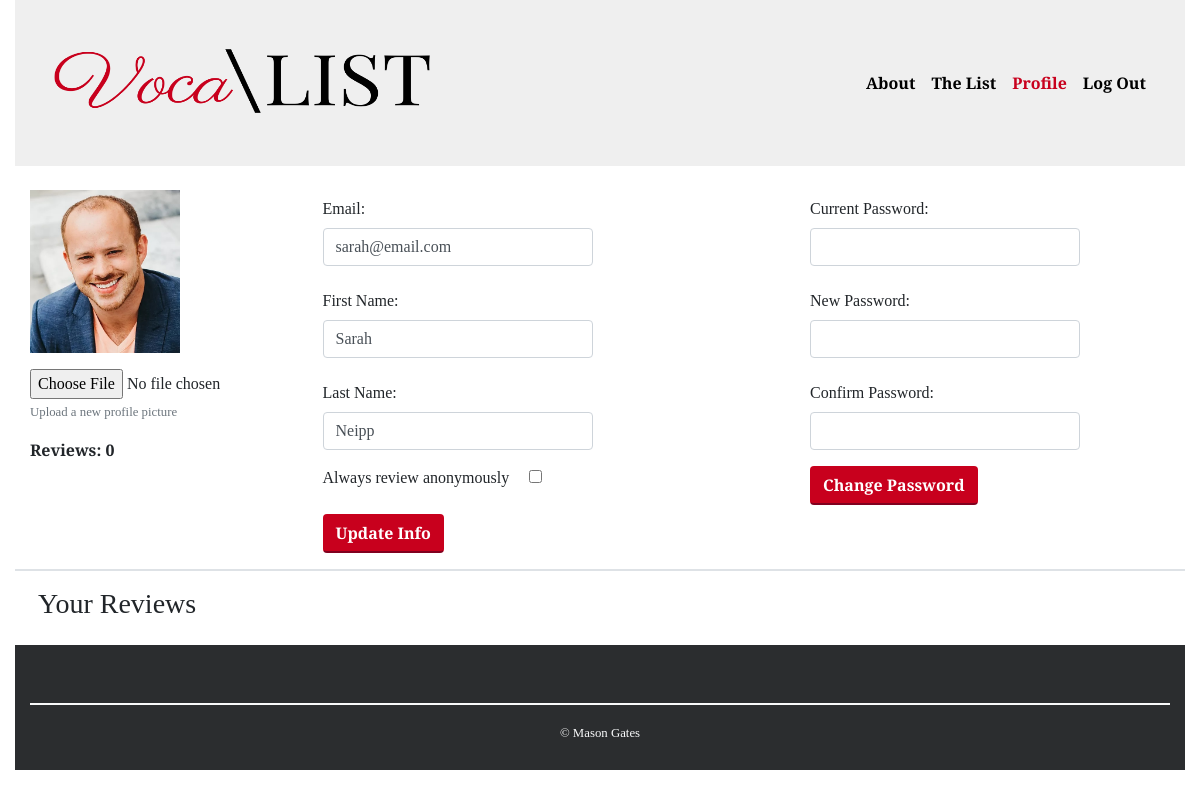
/profile (signed in), run on the app's committed database.
### user_app/models.py (models this page shows, shortened)
class User(models.Model):
    first_name = models.CharField(max_length=255)
    last_name = models.CharField(max_length=255)
    email = models.CharField(max_length=255)
    password = models.CharField(max_length=255)
    image = models.ImageField(default='profile_pictures/default.png', upload_to='profile_pictures')
    anonymous = models.BooleanField(default = True)
    created_at = models.DateTimeField(auto_now_add=True)
    edited_at = models.DateTimeField(auto_now=True)
    objects = userManager()

### user_app/views.py (the view)
# urls.py: path('profile', user_views.user_profile, name="user_profile"),
def user_profile(request):
    if 'user_id' not in request.session:
        return reverse('login')
    context={
        'logged_user': User.objects.get(id=request.session['user_id'])
    }
    return render(request, "user_profile.html", context)

### vocalist_app/templates/user_profile.html (shortened to what this page needs)
<!doctype html>
<html lang=>
<head>
    <link rel="stylesheet" href="https://stackpath.bootstrapcdn.com/bootstrap/4.3.1/css/bootstrap.min.css"
>
    <link href="{% static 'css/style.css' %}" rel="stylesheet" type="text/css">
</head>
<body>
    <div class="container-fluid">
        <nav class="navbar navbar-expand-lg navbar-light" style="background-color:#efefef">
            <div class="container-fluid">
                <a href="{% url 'index' %}"><img src="{% static 'img/vocalist-logo.png' %}" class="navbar-brand"
                        height=150px width=400px></img></a>
                <div class="collapse navbar-collapse" id="navbarNavAltMarkup">
                    <div class="navbar-nav ml-auto">
                        <a class="nav-link font-weight-bold" href="#">About</a>
                        <a class="nav-link font-weight-bold" href="{% url 'list' %}">The List</a>
                        {% if logged_user %}
                        <a class="nav-link font-weight-bold active disabled" href="{% url 'user_profile' %}">Profile</a>
                        <a class="nav-link font-weight-bold" href="{% url 'logout' %} ">Log Out</a>
                        {% else %}
                        <a class="nav-link font-weight-bold" href="{% url 'login' %} ">Log In</a>
                        {% endif %}
                    </div>
                </div>
            </div>
        </nav>
        <div class="container-fluid mt-4">
            <div class="row d-flex justify-content-between">
                <div class="col-md-2">
                    <img src="{{logged_user.image.url}}" alt="" style="width:150px">
                    <form action="{% url 'update_user_profile' %}" class="mt-0" method="POST" id="update-info" enctype="multipart/form-data">
                    <div class="form-group mt-3">
                        <input type="file" name="profile_picture" id="profile_picture" class="">
                        <small id="fileHelp" class="form-text text-muted">Upload a new profile picture</small>
                    </div>
                    <p class="font-weight-bold">Reviews: {{logged_user.has_reviewed.all.count}}</p>
                </div>
                <div class="col-md-4">
                        <div class="form-group">
                            <label for="email" class="col-form-label text-black">Email:</label>
                            <input type="email" class="form-control col-sm-9" name="email" id="email"
                                value="{{logged_user.email}}">
                        </div>
                        <div class="form-group">
                            <label for="first_name" class="col-form-label text-black">First Name:</label>
                            <input type="text" class="form-control col-sm-9" name="first_name" id="first_name"
                                value="{{logged_user.first_name}}">
                        </div>
                        <div class="form-group">
                            <label for="last_name" class="col-form-label text-black">Last Name:</label>
                            <input type="text" class="form-control col-sm-9" name="last_name" id="last_name"
                                value="{{logged_user.last_name}}">
                        </div>
                        <div class="form-group">
                            <label for="anonymous">Always review anonymously</label>
                            {% if logged_user.anonymous == True%}
                            <input type="checkbox" name="anonymous" id="anonymous" class="ml-3" checked>
                            {% else %}
                            <input type="checkbox" name="anonymous" id="anonymous" class="ml-3">
                            {% endif %}
                        </div>
                        <input type="submit" value="Update Info" class="btn btn-custom ml-auto">
                </div>
                <div class="col-md-4">
                    <form action="{% url 'update_password' %}" class="mt-0" method="POST" id="update_password">
                        <div class="form-group">
                            <label for="new-password" class="col-form-label text-black">Current Password:</label>
                            <input type="password" class="form-control col-sm-9" name="current_password" id="password">
                        </div>
                        <div class="form-group">
                            <label for="new-password" class="col-form-label text-black">New Password:</label>
                            <input type="password" class="form-control col-sm-9" name="new_password" id="new_password">
                        </div>
                        <div class="form-group">
                            <label for="confirm_password" class="col-form-label text-black">Confirm Password:</label>
                            <input type="password" class="form-control col-sm-9" name="confirm_password"
                                id="confirm_password">
                        </div>
                        <input type="submit" value="Change Password" class="btn btn-custom ml-auto">
                    </form>
                </div>
                <hr class="border border-grey w-100">
            </div>
            <h3 class="mb-3 ml-2">Your Reviews</h3>
        </div>
        <div class="container-fluid d-flex align-items-center justify-content-center flex-wrap mt-4"
            style="background-color:#2B2D2F; height:125px">
            <hr class="border border-light w-100 mt-5 mb-0">
            <small class="text-light mb-3"> &copy; Mason Gates</small>
        </div>
    </div>
</body>

### vocalist_app/static/css/style.css (style rules this page uses)
body { font-family: 'Playfair Display', serif; width: 100%; }
a { color: black !important; text-decoration: none; }
.btn-custom { background-color:#c8001d; border-bottom: 2px solid #80011f; color:white !important; font-weight: bold; }
a.active { color:#c8001d !important; }

### data on the page
User: image (picture), has_reviewed.all.count "0", email "sarah@email.com", first_name "Sarah", last_name "Neipp"
